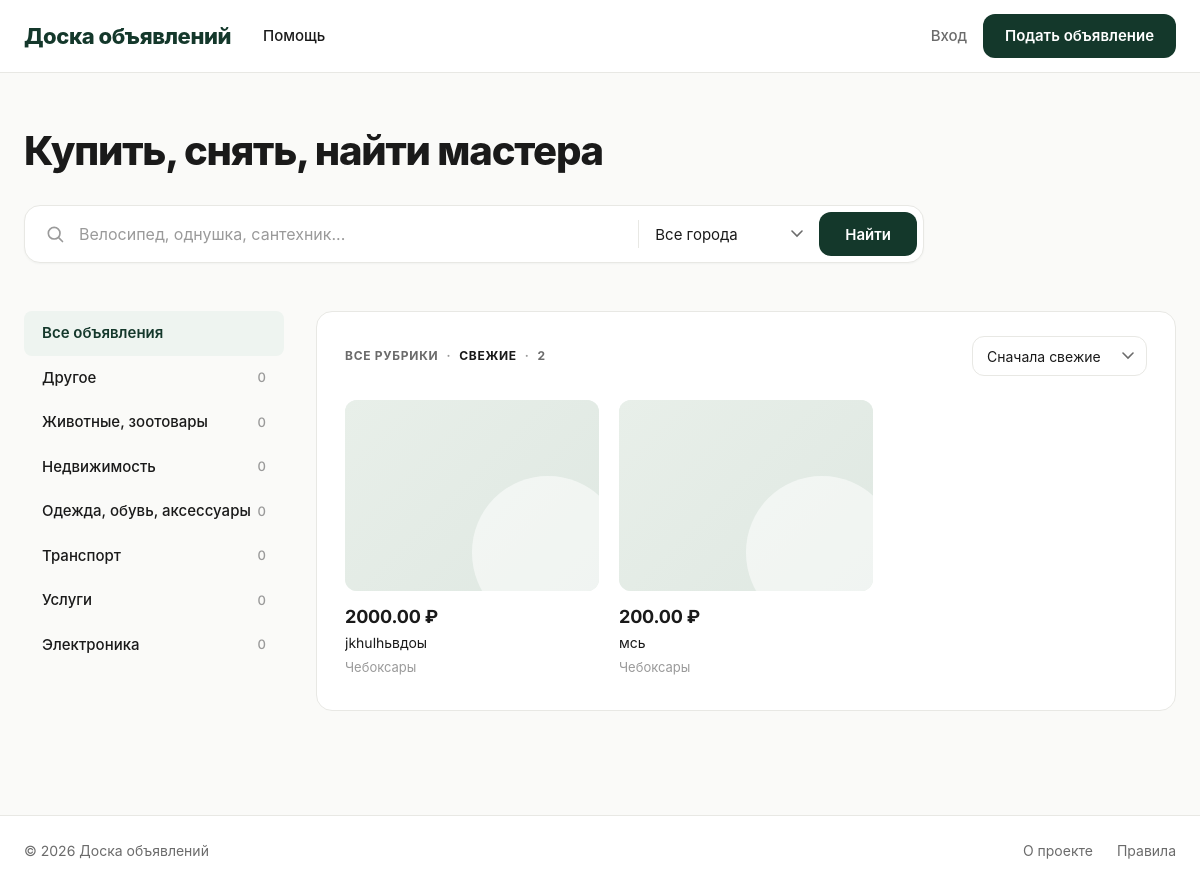
The app's page /, older data.
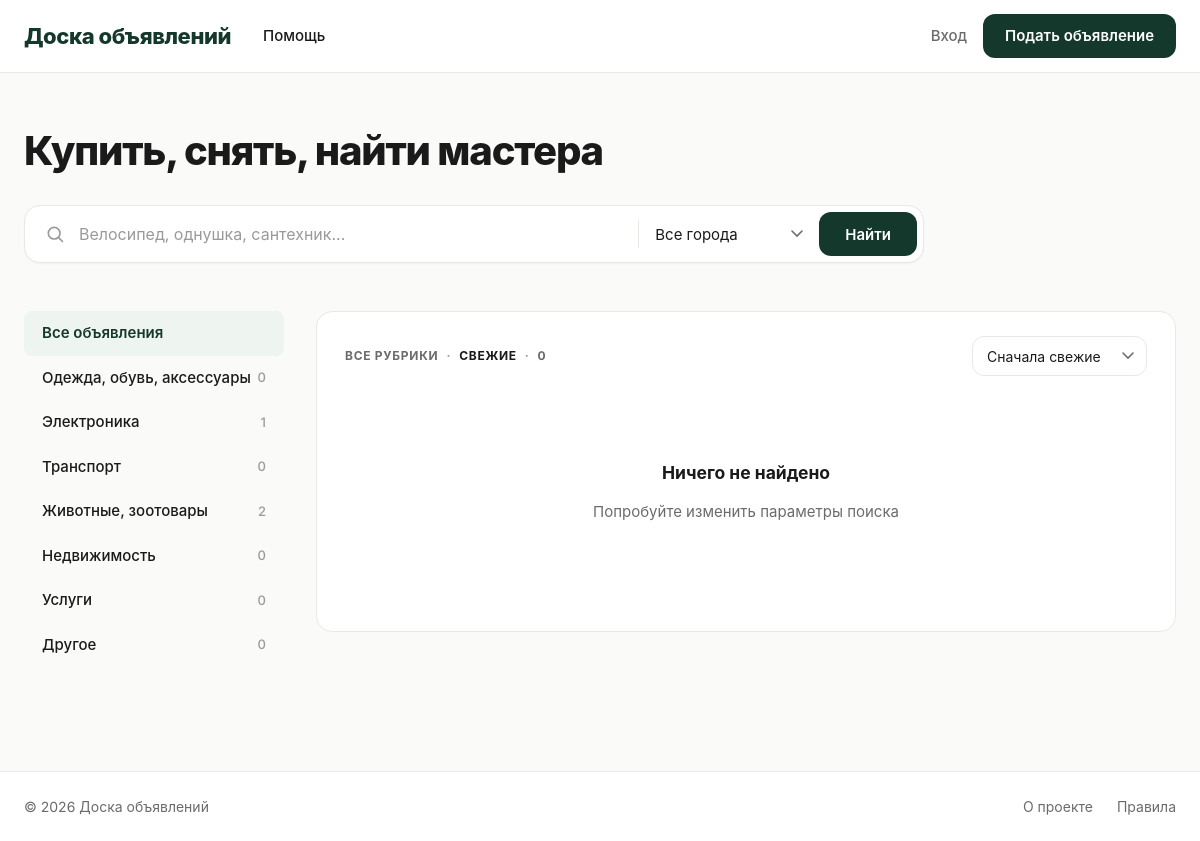
The same page, newer data.
### ads/models.py (models this page shows, shortened)
class Category(models.Model):
    name = models.CharField('Название', max_length=100, unique=True)
    slug = models.SlugField('URL', max_length=100, unique=True, blank=True, allow_unicode=True)
    order = models.PositiveIntegerField(
        'Порядок', default=0,
        help_text='Чем меньше число — тем выше в списке. 0 — в конце.'
    )
    class Meta:
        verbose_name = 'Категория'
        verbose_name_plural = 'Категории'
        ordering = ['order', 'name']

class Ad(models.Model):
    STATUS_CHOICES = [
        ('draft', 'Черновик'),
        ('published', 'Опубликовано'),
        ('archived', 'В архиве'),
    ]
    title = models.CharField('Заголовок', max_length=200)
    slug = models.SlugField('URL', max_length=220, unique=True, blank=True, allow_unicode=True)
    description = models.TextField('Описание')
    price = models.DecimalField('Цена', max_digits=12, decimal_places=2)
    image = models.ImageField('Изображение', upload_to='ads/%Y/%m/', blank=True, null=True)
    category = models.ForeignKey(
        Category, on_delete=models.SET_NULL, null=True, blank=True,
        related_name='ads', verbose_name='Категория'
    )
    author = models.ForeignKey(
        User, on_delete=models.CASCADE, related_name='ads', verbose_name='Автор'
    )
    phone = models.CharField('Телефон', max_length=20)
    city = models.CharField('Город', max_length=100)
    status = models.CharField('Статус', max_length=20, choices=STATUS_CHOICES, default='published')
    is_moderated = models.BooleanField('Проверено модератором', default=False)
    views = models.PositiveIntegerField('Просмотры', default=0)
    created_at = models.DateTimeField('Создано', auto_now_add=True)
    updated_at = models.DateTimeField('Обновлено', auto_now=True)
    objects = AdQuerySet.as_manager()
    class Meta:
        verbose_name = 'Объявление'
        verbose_name_plural = 'Объявления'
        ordering = ['-created_at']
        indexes = [
            models.Index(fields=['-created_at']),
            models.Index(fields=['status', 'is_moderated']),
        ]
    def get_absolute_url(self):
        return reverse('ads:ad_detail', kwargs={'slug': self.slug})

### ads/views.py (the view)
# urls.py: path('', views.ad_list, name='ad_list'),
def ad_list(request):
    ads = Ad.objects.published().select_related('category', 'author')
    q = request.GET.get('q', '').strip()
    cat = request.GET.get('category', '')
    city = request.GET.get('city', '').strip()
    min_price = request.GET.get('min_price')
    max_price = request.GET.get('max_price')
    sort = request.GET.get('sort', 'new')
    if q:
        ads = ads.filter(Q(title__icontains=q) | Q(description__icontains=q))
    if cat:
        ads = ads.filter(category__slug=cat)
    if city:
        ads = ads.filter(city__icontains=city)
    if min_price:
        ads = ads.filter(price__gte=min_price)
    if max_price:
        ads = ads.filter(price__lte=max_price)
    sorts = {
        'new': '-created_at',
        'old': 'created_at',
        'price_asc': 'price',
        'price_desc': '-price',
        'popular': '-views',
    }
    ads = ads.order_by(sorts.get(sort, '-created_at'))
    paginator = Paginator(ads, 9)
    page_obj = paginator.get_page(request.GET.get('page'))
    qs = request.GET.copy()
    qs.pop('page', None)
    return render(request, 'ads/ad_list.html', {
        'page_obj': page_obj,
        'categories': Category.objects.all(),
        'query': q,
        'category_slug': cat,
        'city': city,
        'min_price': min_price or '',
        'max_price': max_price or '',
        'sort': sort,
        'querystring': qs.urlencode(),
    })

### ads/context_processors.py (called while the page is built, shortened)
def counters(request):
    if not request.user.is_authenticated:
        return {}

### ads/models.py (called while the page is built)
    def published(self):
        return self.filter(status='published', is_moderated=True).from_active_authors()

    def from_active_authors(self):
        now = timezone.now()
        return self.exclude(
            Q(author__ban__is_permanent=True) |
            Q(author__ban__expires_at__gt=now)
        )

### templates/ads/ad_list.html (shortened to what this page needs)
{% extends 'base.html' %}
{% load ads_extras %}
{% block content %}
<div class="container">
    <section class="hero">
        <h1 class="hero-title">Купить, снять, найти мастера</h1>
        <form method="get" class="search-bar">
            <div class="search-input-wrap">
                <svg class="search-icon" viewBox="0 0 24 24" fill="none" stroke="currentColor" stroke-width="2">
                    <circle cx="11" cy="11" r="7"/>
                    <path d="M21 21l-4.35-4.35" stroke-linecap="round"/>
                </svg>
                <input type="text" name="q" class="search-input"
                       placeholder="Велосипед, однушка, сантехник..." value="{{ query }}">
            </div>
            <select name="city" class="city-select">
                <option value="">Все города</option>
            </select>
            <button type="submit" class="btn-search">Найти</button>
        </form>
    </section>
    <div class="layout">
        <aside class="sidebar">
            <ul class="rubric-list" style="margin-top: 0;">
                <li class="rubric-item {% if not category_slug %}active{% endif %}">
                    <a href="?{% if query %}q={{ query }}&{% endif %}{% if city %}city={{ city }}&{% endif %}">
                        <span>Все объявления</span>
                    </a>
                </li>
                {% for cat in categories %}
                    <li class="rubric-item {% if cat.slug == category_slug %}active{% endif %}">
                        <a href="?category={{ cat.slug }}{% if query %}&q={{ query }}{% endif %}{% if city %}&city={{ city }}{% endif %}">
                            <span>{{ cat.name }}</span>
                            <span class="rubric-count">{{ cat.ads.count }}</span>
                        </a>
                    </li>
                {% endfor %}
            </ul>
        </aside>
        <section class="content-panel">
            <div class="panel-head">
                <div class="panel-tabs">
                    {% if category_slug %}
                        <span>{{ category_slug|upper }}</span>
                    {% else %}
                        <span>ВСЕ РУБРИКИ</span>
                    {% endif %}
                    <span class="dot">·</span>
                    <span class="tab-active">СВЕЖИЕ</span>
                    <span class="dot">·</span>
                    <span>{{ page_obj.paginator.count }}</span>
                </div>
                <form method="get" id="sortForm">
                    <select name="sort" class="sort-select" onchange="document.getElementById('sortForm').submit()">
                        <option value="new" {% if sort == 'new' %}selected{% endif %}>Сначала свежие</option>
                    </select>
                </form>
            </div>
            <div class="ads-grid">
                {% for ad in page_obj %}
                    <div class="ad-card-wrap">
                        <a href="{{ ad.get_absolute_url }}" class="ad-card">
                            <div class="ad-image">
                                {% if ad.image %}
                                    <img src="{{ ad.image.url }}" alt="{{ ad.title }}">
                                {% else %}
                                    <div class="ad-image-placeholder"></div>
                                {% endif %}
                            </div>
                            <div class="ad-price">{{ ad.price }} ₽</div>
                            <div class="ad-title">{{ ad.title }}</div>
                            {% if ad.city %}
                                <div class="ad-meta">{{ ad.city }}</div>
                            {% endif %}
                        </a>
                    </div>
                {% empty %}
                    <div class="empty-state" style="grid-column: 1/-1;">
                        <h3>Ничего не найдено</h3>
                        <p>Попробуйте изменить параметры поиска</p>
                    </div>
                {% endfor %}
            </div>
        </section>
    </div>
</div>
{% endblock %}

Row changes from the older to the newer data that the page shows:
no longer on this page (row edited): Ad: price "2000.00", title "jkhulhьвдоы", city "Чебоксары"
no longer on this page (row edited): Ad: price "200.00", title "мсь", city "Чебоксары"
changed Category "Одежда, обувь, аксессуары": moves up the list
changed Category "Электроника": ads.count "0" → "1"; moves up the list
changed Category "Транспорт": moves up the list
changed Category "Животные, зоотовары": ads.count "0" → "2"
changed Category "Другое": moves down the list
Text that changed along with them:
{{ page_obj.paginator.count }}: "2" → "0"
text now shown: "Ничего не найдено Попробуйте изменить параметры поиска"
